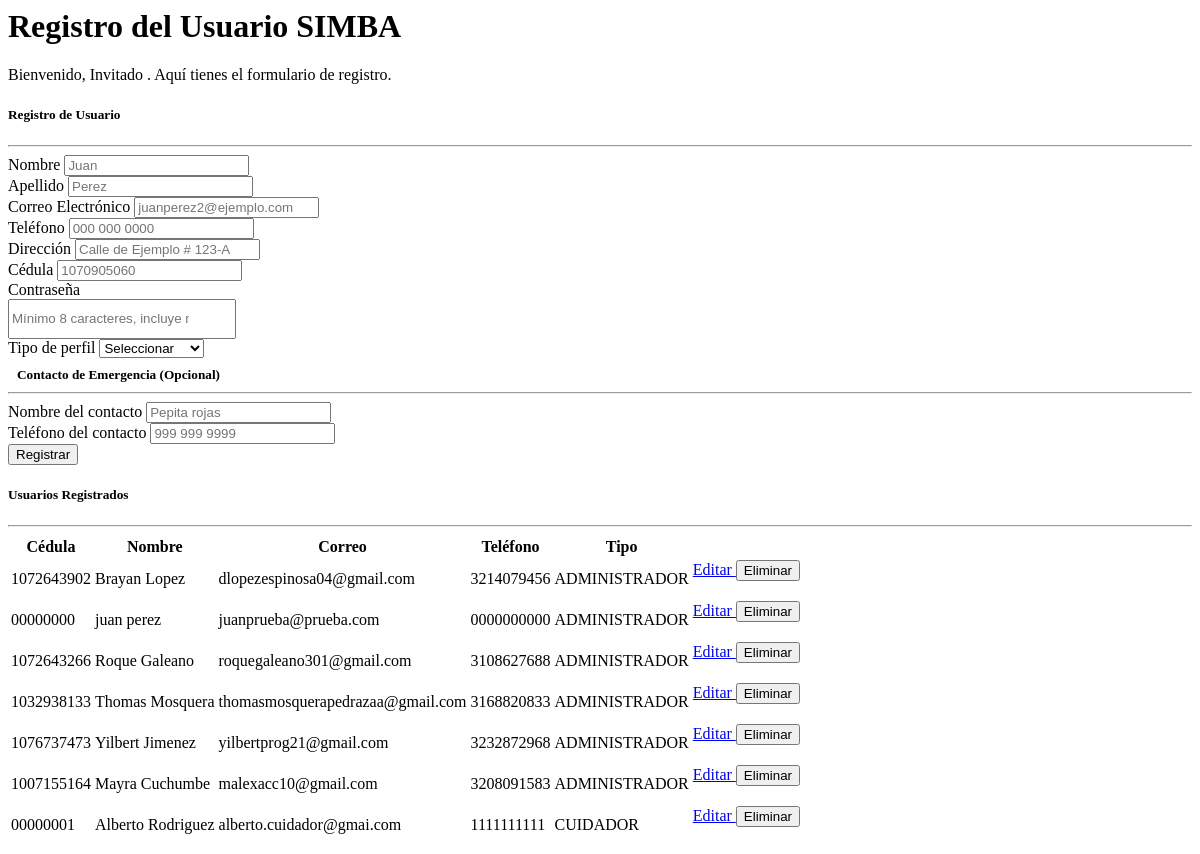
The app's page /views/vreg.php, older data.
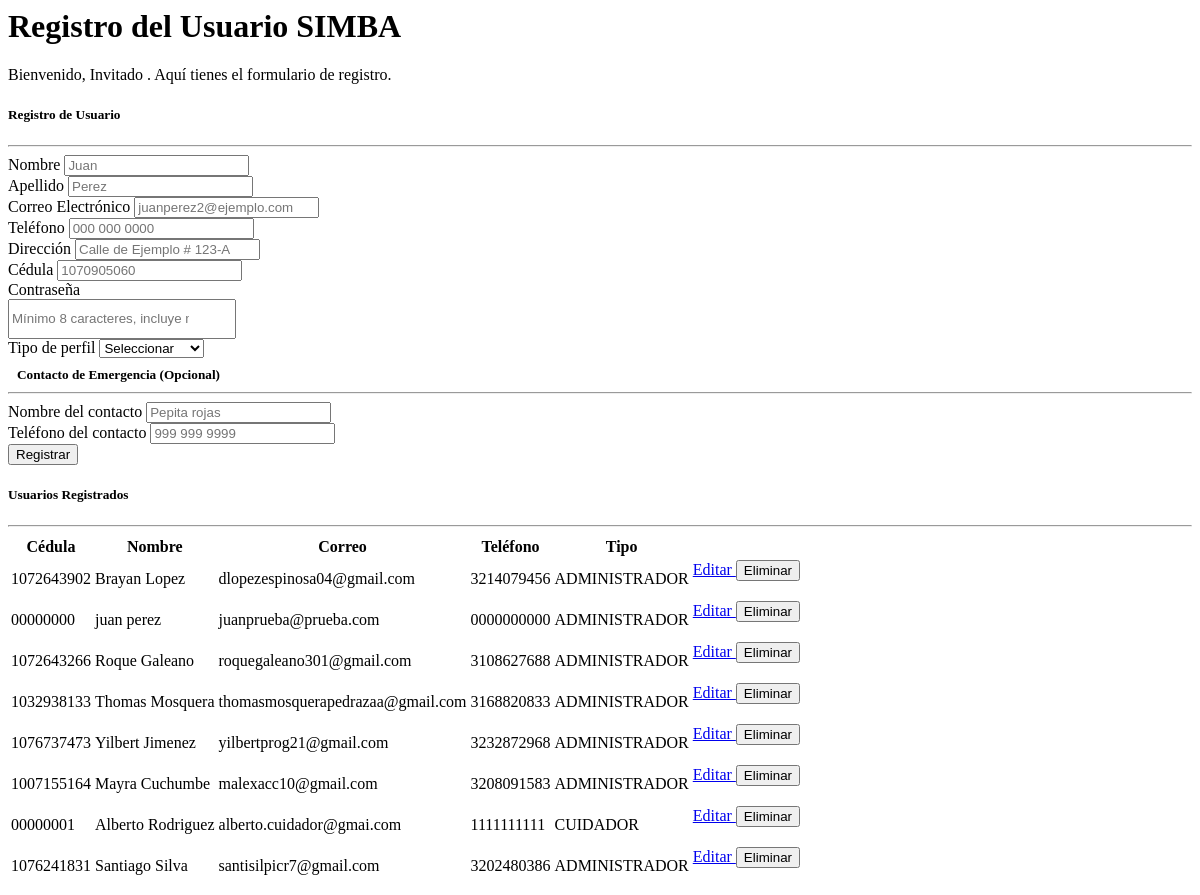
The same page, newer data.
### tables this page shows
CREATE TABLE `usuario` (
  `idusu` bigint(11) NOT NULL,
  `idper` bigint(11) DEFAULT NULL,
  `nomusu` varchar(255) DEFAULT NULL,
  `apeusu` varchar(255) DEFAULT NULL,
  `emausu` varchar(255) DEFAULT NULL,
  `telusus` varchar(20) DEFAULT NULL,
  `dirusu` varchar(255) DEFAULT NULL,
  `contusu` varchar(255) DEFAULT NULL,
  `cedusu` varchar(255) DEFAULT NULL
);

CREATE TABLE `perfil` (
  `idper` bigint(11) NOT NULL,
  `nomper` varchar(255) DEFAULT NULL,
  `pgini` int(5) DEFAULT NULL,
  `insper` tinyint(1) DEFAULT NULL,
  `updper` tinyint(1) DEFAULT NULL,
  `delper` tinyint(1) DEFAULT NULL
);

### models/mreg.php (called while the page is built, shortened)
<?php
class Mreg{
    public function getAll(){
        try{
            $sql = "SELECT u.idusu, u.nomusu, u.apeusu, u.emausu,
                        u.telusus, u.dirusu, u.contusu, u.cedusu,
                        p.nomper AS tipo, e.nomemer, e.telemer
                    FROM usuario u
                    LEFT JOIN perfil p ON u.idper = p.idper
                    LEFT JOIN emergencia e ON u.idusu = e.idusu";
            $modelo = new conexion();
            $conexion=$modelo->get_conexion();
            $res=$conexion->prepare($sql);
            $res->execute();
            return $res->fetchAll(PDO::FETCH_ASSOC);
        }catch(Exception $e){
            echo "Error en getAll: ".$e->getMessage();
        }
    }
}
?>

### controllers/creg.php (called while the page is built, shortened)
<?php
include(__DIR__ . "/../models/mreg.php");
require_once "views/vreg.php";
$usuarios = $mreg->getAll();
?>

### views/vreg.php (the view, shortened to what the changed rows need)
<?php
    require_once("controllers/creg.php");
?>
<div>
    <div class="text-center">
        <h1 class="display-5 fw-bold text-warning">Registro del Usuario SIMBA</h1>
    </div>
    <div class="card bg-secondary text-white shadow-lg p-4 mt-4">
        <div class="card-body">
            <table class="table table-dark table-striped">
                <thead>
                    <tr>
                        <th>Cédula</th>
                        <th>Nombre</th>
                        <th>Correo</th>
                        <th>Teléfono</th>
                        <th>Tipo</th>
                        <th></th>
                    </tr>
                </thead>
                <tbody>
                    <?php if (!empty($usuarios)): ?>
                        <?php foreach ($usuarios as $u): ?>
                            <tr>
                                <td><?= $u['cedusu'] ?></td>
                                <td><?= $u['nomusu'] . " " . $u['apeusu'] ?></td>
                                <td><?= $u['emausu'] ?></td>
                                <td><?= $u['telusus'] ?></td>
                                <td><?= strtoupper($u['tipo']) ?></td>
                                <td>
                                    <a href="index.php?pg=1006&ope=edit&idusu=<?= $u['idusu'] ?>" class="btn btn-outline-warning">
                                        Editar
                                    </a>
                                    <form method="POST"
                                        action="index.php?pg=1006&ope=del"
                                        style="display:inline-block;">
                                        <button type="submit" class="btn btn-outline-danger" onclick="return confirm('¿Seguro que deseas eliminar este usuario?')">
                                            Eliminar
                                        </button>
                                    </form>
                                </td>
                            </tr>
                        <?php endforeach ?>
                    <?php else: ?>
                        <tr>
                            <td colspan="8" class="text-center">No hay usuarios registrados</td>
                        </tr>
                    <?php endif; ?>
                </tbody>
            </table>
        </div>
    </div>
</div>

Row changes from the older to the newer data that the page shows:
added usuario: cedusu "1076241831", nomusu "Santiago", apeusu "Silva", emausu "santisilpicr7@gmail.com", telusus "3202480386", idper.nomper "ADMINISTRADOR"
